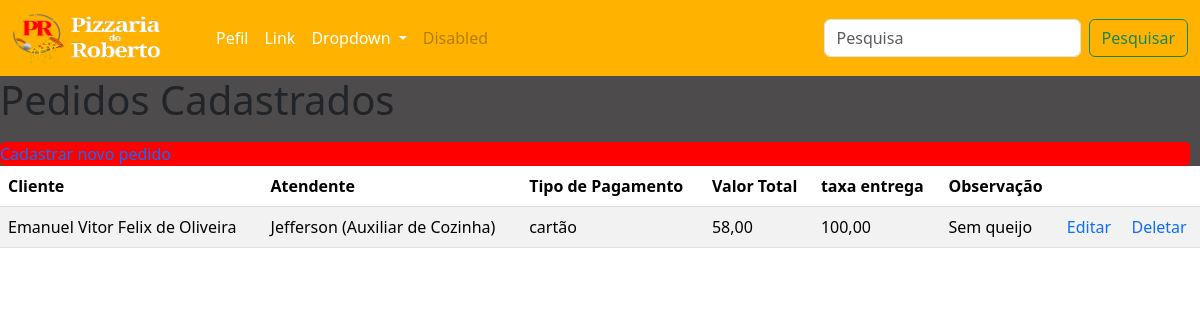
The app's page /pedido/ with its own data.
### core/models.py (models this page shows, shortened)
class Pedido(models.Model):
    cliente = models.ForeignKey(Cliente, on_delete=models.PROTECT)
    atendente = models.ForeignKey(Funcionario, on_delete=models.PROTECT)
    data_pedido = models.DateField(auto_now_add=True)
    valor_total = models.DecimalField(max_digits=10, decimal_places=2)
    forma_pagamento = models.CharField(max_length=20)
    taxa_entrega = models.DecimalField(max_digits=10, decimal_places=2, default=0)
    obs = models.TextField(blank=True, null=True)

class Cliente(models.Model):
    nome = models.CharField(max_length=100)
    email = models.EmailField()
    telefone = models.CharField(max_length=20)
    senha = models.CharField(max_length=100)
    def __str__(self):
        return self.nome

class Funcionario(models.Model):
    nome = models.CharField(max_length=100)
    cargo = models.CharField(max_length=50)
    telefone = models.CharField(max_length=20)
    email = models.EmailField()
    senha = models.CharField(max_length=100)
    def __str__(self):
        return f"{self.nome} ({self.cargo})"

### core/views.py (the view)
# urls.py: path('pedido/', pedido, name='pedido'),
def pedido(request):
    lista_pedido = Pedido.objects.all()
    contexto = {
        'lista_pedido': lista_pedido
    }
    return render(request, 'pedido.html', contexto)

### core/templates/pedido.html (shortened to what this page needs)
{% extends 'bases/base.html' %}
{% block content %}
<h1>Pedidos Cadastrados</h1>
<div class="butao" >
    <a href="{% url 'cadastro_pedido' %}">Cadastrar novo pedido</a>
</div>
<table class=" table table-striped">
    <thead>
        <tr>
            <th>Cliente</th>
            <th>Atendente</th>
            <th>Tipo de Pagamento</th>
            <th>Valor Total</th>
            <th>taxa entrega</th>
            <th>Observação</th>
            <th></th>
            <th></th>
        </tr>
    </thead>
    <tbody>
        {% for pedido in lista_pedido %}
        <tr>
            <td>{{ pedido.cliente }}</td>
            <td>{{ pedido.atendente }}</td>
            <td>{{ pedido.forma_pagamento }}</td>
            <td>{{ pedido.valor_total }}</td>
            <td>{{ pedido.taxa_entrega }}</td>
            <td>{{ pedido.obs }}</td>
            <td><a href="{% url 'edit_pedido' pedido.id %}">Editar</a></td>
            <td><a href="{% url 'del_pedido' pedido.id %}">Deletar</a></td>
        </tr>
        {% endfor %}
    </tbody>
</table>
{% endblock %}

### core/static/style.css (style rules this page uses)
body { background-color: black; color: white; }
a { color: white; text-decoration: none !important; }
.butao { background-color: red; color: white; border-radius: 5px; margin-top: 1.5%; border-color: rgb(153, 5, 5); margin-left: auto; margin-right: 10px; }

### records on screen
Pedido: cliente "Emanuel Vitor Felix de Oliveira", atendente "Jefferson (Auxiliar de Cozinha)", forma_pagamento "cartão", valor_total "58,00", taxa_entrega "100,00", obs "Sem queijo"
